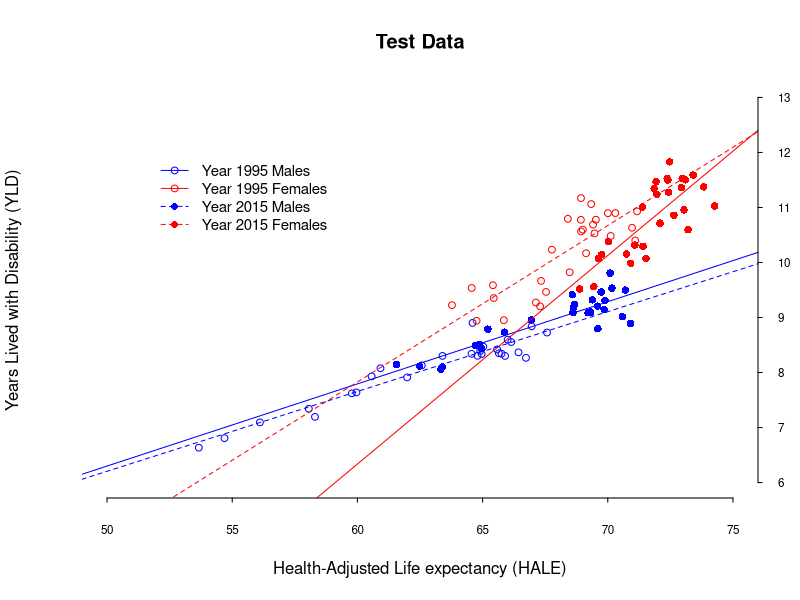

Reproduce this figure in R.
# Expansion of morbidity

#Years lived with disability (YLDs)
# Years of life lived with any short-term or long-term health loss.

# Healthy life expectancy, or health-adjusted life expectancy (HALE)
#The number of years that a person at a given age can expect to live in good health, 
# taking into account mortality and disability.

######################################################

library(data.table)
library(ggplot2)
library(car)

######################################################

# Raw Data
HALE.raw.data <- read.csv("./IHME-GBD_2015_DATA-7c514cb9-1/IHME-GBD_2015_DATA-7c514cb9-1.csv")
LE.raw.data <- read.csv("./IHME-GBD_2015_DATA-b8689aa2-1/IHME-GBD_2015_DATA-b8689aa2-1.csv")

head(LE.raw.data)
head(HALE.raw.data)

attach(LE.raw.data)
attach(HALE.raw.data)

DT.LE <- data.table(LE.raw.data)
DT.HALE <- data.table(HALE.raw.data)
DT.HALE

tables()

######################################################

# Tidy Data

(data.LE.1995.male <- DT.LE[DT.LE$year == "1995" & DT.LE$sex == "Male", ])
(data.HALE.1995.male <- DT.HALE[DT.HALE$year == "1995" & DT.HALE$sex == "Male", ])
(data.YLD.1995.male <- as.data.frame(data.LE.1995.male$val - data.HALE.1995.male$val))
(data.LE.2015.male <- DT.LE[DT.LE$year == "2015" & DT.LE$sex == "Male", ])
(data.HALE.2015.male <- DT.HALE[DT.HALE$year == "2015" & DT.HALE$sex == "Male", ])
(data.YLD.2015.male <- as.data.frame(data.LE.2015.male$val - data.HALE.2015.male$val))

data.LE.1995.female <- DT.LE[DT.LE$year == "1995" & DT.LE$sex == "Female", ]
data.HALE.1995.female <- DT.HALE[DT.HALE$year == "1995" & DT.HALE$sex == "Female", ]
data.YLD.1995.female <- as.data.frame(data.LE.1995.female$val - data.HALE.1995.female$val)
data.LE.2015.female <- DT.LE[DT.LE$year == "2015" & DT.LE$sex == "Female", ]
data.HALE.2015.female <- DT.HALE[DT.HALE$year == "2015" & DT.HALE$sex == "Female", ]
data.YLD.2015.female <- as.data.frame(data.LE.2015.female$val - data.HALE.2015.female$val)

tidy.data <- data.frame("HALE.M.95" = data.HALE.1995.male$val,
                        "YLD.M.95" = data.YLD.1995.male$`data.LE.1995.male$val - data.HALE.1995.male$val`,
                        "HALE.M.15" = data.HALE.2015.male$val,
                        "YLD.M.15" = data.YLD.2015.male$`data.LE.2015.male$val - data.HALE.2015.male$val`,
                        "HALE.F.95" = data.HALE.1995.female$val,
                        "YLD.F.95" = data.YLD.1995.female$`data.LE.1995.female$val - data.HALE.1995.female$val`,
                        "HALE.F.15" = data.HALE.2015.female$val,
                        "YLD.F.15" = data.YLD.2015.female$`data.LE.2015.female$val - data.HALE.2015.female$val`)
                        
tidy.data

# Saving Tidy Dataset to .csv file
write.csv(tidy.data, "TidyData.csv")


######################################################

# Training Data and Prediction
lm.fit.1995.male <- lm(data.YLD.1995.male$`data.LE.1995.male$val - data.HALE.1995.male$val` ~ data.HALE.1995.male$val)
summary(lm.fit.1995.male)
confint(lm.fit.1995.male)

lm.fit.1995.female <- lm(data.YLD.1995.female$`data.LE.1995.female$val - data.HALE.1995.female$val` ~ data.HALE.1995.female$val)
summary(lm.fit.1995.female)
confint(lm.fit.1995.female)


lm.fit.2015.male <- lm(data.YLD.2015.male$`data.LE.2015.male$val - data.HALE.2015.male$val` ~ data.HALE.2015.male$val)
summary(lm.fit.2015.male)
confint(lm.fit.2015.male)

lm.fit.2015.female <- lm(data.YLD.2015.female$`data.LE.2015.female$val - data.HALE.2015.female$val` ~ data.HALE.2015.female$val)
summary(lm.fit.2015.female)
confint(lm.fit.2015.female)

plot(data.HALE.2015.male$val, 
     data.YLD.2015.male$`data.LE.2015.male$val - data.HALE.2015.male$val`, 
     col="blue",
     cex=1,
     pch=16,
     xlim = c(50,75), 
     ylim=c(6, 13), 
     axes=F,
     main = "Test Data",
     xlab="Health-Adjusted Life expectancy (HALE)",
     ylab="Years Lived with Disability (YLD)")
abline(lm.fit.2015.male, col="blue", lty=1)

points(data.HALE.2015.female$val, 
       data.YLD.2015.female$`data.LE.2015.female$val - data.HALE.2015.female$val`, 
       col="red",
       cex=1,
       pch=16)
abline(lm.fit.2015.female, col="red", lty=1)

points(data.HALE.1995.male$val, 
       data.YLD.1995.male$`data.LE.1995.male$val - data.HALE.1995.male$val`, 
       col="blue",
       cex=.9,
       pch=1)
abline(lm.fit.1995.male, col="blue", lty=2)

points(data.HALE.1995.female$val, 
       data.YLD.1995.female$`data.LE.1995.female$val - data.HALE.1995.female$val`, 
       col="red",
       cex=.9,
       pch=1)
abline(lm.fit.1995.female, col="red", lty=2)

axis(1, col.axis="black", las=1, cex.axis=0.7, tck=-.01)
axis(4, col.axis="black", las=2, cex.axis=0.7, tck=-.01)

legend(52, 12,  
       c("Year 1995 Males", "Year 1995 Females", "Year 2015 Males", "Year 2015 Females"),
       pch=c(1,1,16,16),
       lty=c(1,1,2,2),
       cex=c(.9,.9,.9,.9),
       col=c("blue", "red","blue", "red"),
       bty = "n")


